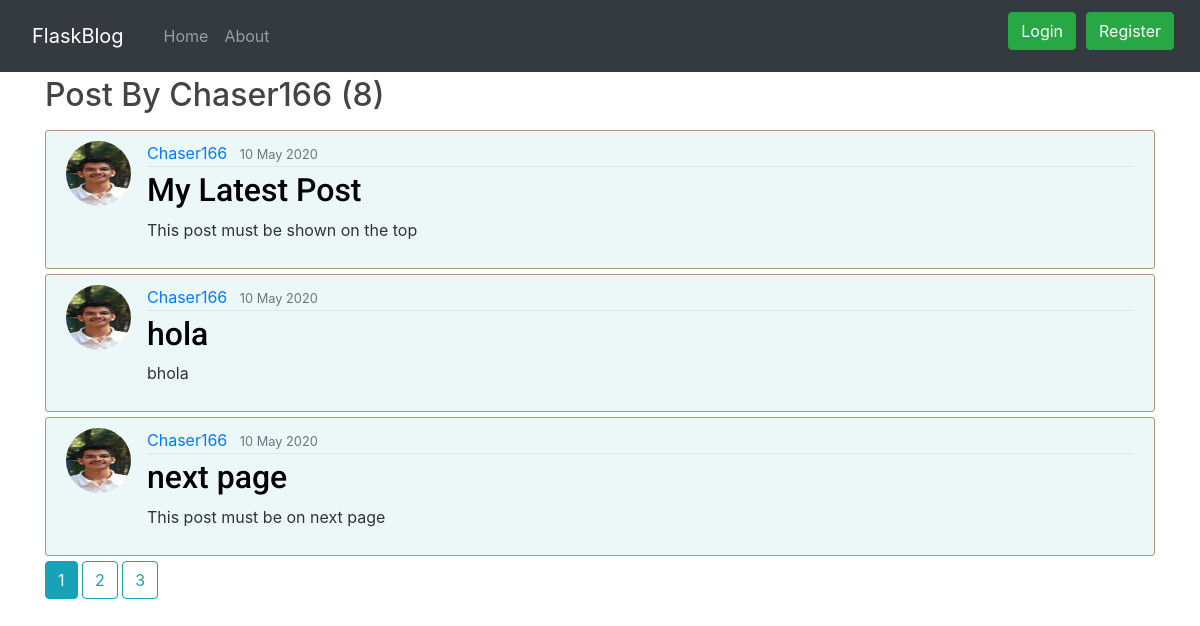
Before: /user/Chaser166 with the older database file.
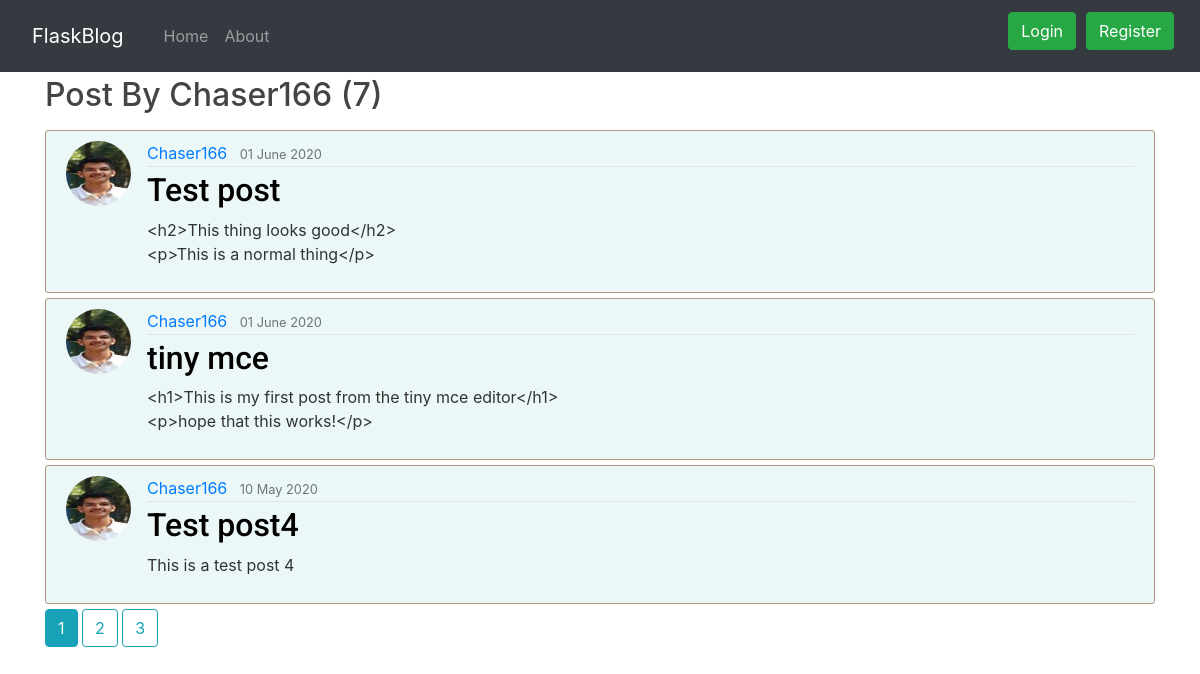
After: the same page with the newer database file.
### flaskblog/models.py (models this page shows, shortened)
class Post(db.Model):
    id = db.Column(db.Integer, primary_key=True)
    title = db.Column(db.String(50), nullable=False)
    date_posted = db.Column(db.DateTime, nullable=False,
                            default=datetime.utcnow)
    content = db.Column(db.Text, nullable=False)
    user_id = db.Column(db.Integer, db.ForeignKey('user.id'), nullable=False)

class User(db.Model, UserMixin):
    id = db.Column(db.Integer, primary_key=True)
    username = db.Column(db.String(20), unique=True, nullable=False)
    email = db.Column(db.String(50), unique=True, nullable=False)
    image_file = db.Column(db.String(20), nullable=True,
                           default='default.jpg')
    password = db.Column(db.String(60), nullable=False)
    posts = db.relationship('Post', backref='author', lazy=True)

### flaskblog/users/routes.py (the view)
@users.route('/user/<string:username>')
def user_posts(username):
    page = request.args.get('page', 1, type=int)
    user = User.query.filter_by(username=username).first_or_404()
    posts = Post.query.filter_by(author=user)\
                .order_by(Post.date_posted.desc())\
                .paginate(per_page=3, page=page)
    return render_template('user_posts.html', posts=posts, user=user)

### flaskblog/templates/user_posts.html
{% extends "layout.html" %}
{%block content%}
<h2 class="mb-3">Post By {{ user.username }} ({{ posts.total }})</h2>
{% for post in posts.items %}
<article class="media content-section">
    <img class="rounded-circle article-img" src="{{ url_for('static',filename='images/'+post.author.image_file) }}">
    <div class="media-body">
        <div class="article-metadata">
            <a class="mr-2"
                href="{{ url_for('users.user_posts',username = post.author.username) }}">{{ post.author.username }}</a>
            <small class="text-muted">{{ post.date_posted.strftime('%d %B %Y') }}</small>
        </div>
        <h2><a class="article-title" href="{{ url_for('posts.post',post_id = post.id )}}">{{ post.title }}</a></h2>
        <p class=" article-content">{{ post.content }}</p>
    </div>
</article>
{% endfor %}
{% for page_num in posts.iter_pages(left_edge = 1,right_edge = 1,left_current = 1,right_current = 2) %}
{% if page_num %}
{% if page_num == posts.page %}
<a class="btn btn-info mb-4"
    href="{{ url_for('users.user_posts',page = page_num,username = user.username) }}">{{page_num}}</a>
{% else %}
<a class="btn btn-outline-info mb-4"
    href="{{ url_for('users.user_posts',page = page_num,username = user.username) }}">{{page_num}}</a>
{% endif %}
{% else %}
...
{% endif %}
{% endfor %}
{% endblock content%}

Changed rows visible on the page:
removed Post: image_file (picture), author.username "Chaser166", date_posted "10 May 2020", title "My Latest Post", content "This post must be shown on the top"
removed Post: image_file (picture), author.username "Chaser166", date_posted "10 May 2020", title "hola", content "bhola"
removed Post: image_file (picture), author.username "Chaser166", date_posted "10 May 2020", title "next page", content "This post must be on next page"
added Post: image_file (picture), author.username "Chaser166", date_posted "01 June 2020", title "Test post", content "<h2>This thing looks good</h2> <p>This is a normal thing</p>"
added Post: image_file (picture), author.username "Chaser166", date_posted "01 June 2020", title "tiny mce", content "<h1>This is my first post from the tiny mce editor</h1> <p>hope that this works!</p>"
now on this page (row unchanged): Post: image_file (picture), author.username "Chaser166", date_posted "10 May 2020", title "Test post4", content "This is a test post 4"
Other visible differences:
{{ posts.total }}: "8" → "7"
